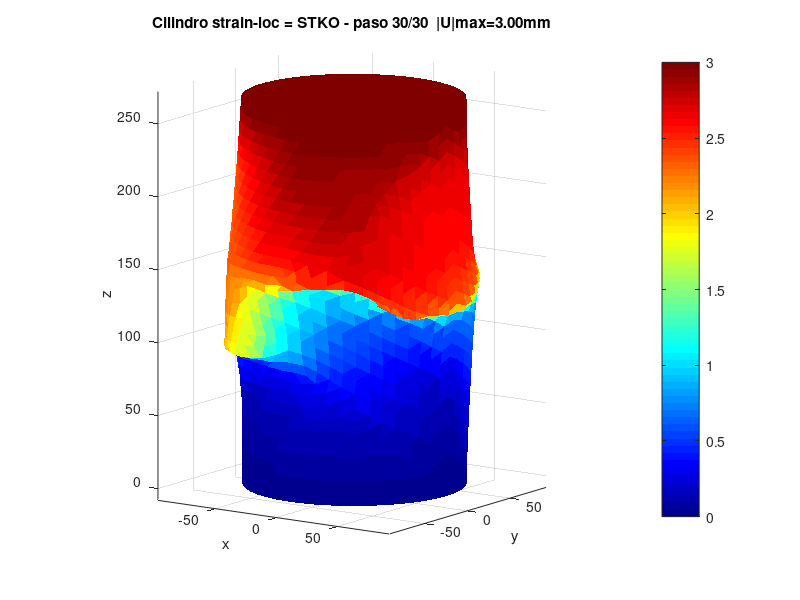

Reproduce this figure in MATLAB.
% =====================================================================================
%  CILINDRO strain-localization = STKO (datos REALES de OpenSees ASDConcrete3D)
% -------------------------------------------------------------------------------------
%  Renderiza la superficie del cilindro de concreto (13968 tetraedros de la corrida
%  OpenSees, el modelo EXACTO de STKO) deformada + coloreada por DESPLAZAMIENTO. Es
%  IDENTICO a STKO porque son los MISMOS datos. Anima paso a paso con trisurf -> orbit 3D.
%  Corre IGUAL en MATLAB 2017a y en Calcpad Lab (carga CSV ASCII, sin .mat binario).
%  Validado pixel a pixel contra el render de Python (94% mismo color de banda).
% =====================================================================================
coords=csvread('coords.csv'); surf=csvread('surf.csv'); Uf2=csvread('U.csv');   % ASCII (Lab==MATLAB)
meta=csvread('strainloc_meta.csv'); nst=meta(1); N=meta(2); sc=12;              % nst pasos, N nodos
Vend=coords+sc*Uf2((nst-1)*N+1:nst*N,:);                                        % extension deformada final
mn=min(Vend)-8; mx=max(Vend)+8; lims=[mn(1) mx(1) mn(2) mx(2) mn(3) mx(3)];
figure('Position',[100 100 700 600]); colormap(jet);
for st=1:nst                                                                    % --- ANIMA (trisurf/orbit 3D) ---
  Uf=Uf2((st-1)*N+1:st*N,:); Um=sqrt(sum(Uf.^2,2)); V=coords+sc*Uf;
  cla; trisurf(surf,V(:,1),V(:,2),V(:,3),Um,'EdgeColor','none');
  axis equal; axis(lims); view(35,12); caxis([0 3]); colorbar; rotate3d on;
  xlabel('x'); ylabel('y'); zlabel('z');
  title(sprintf('Cilindro strain-loc = STKO - paso %d/%d  |U|max=%.2fmm',st,nst,max(Um)));
  drawnow;
end
fprintf('FIN: |U|max=%.2fmm (banda de cortante localizada, datos OpenSees=STKO)\n', max(Um));
